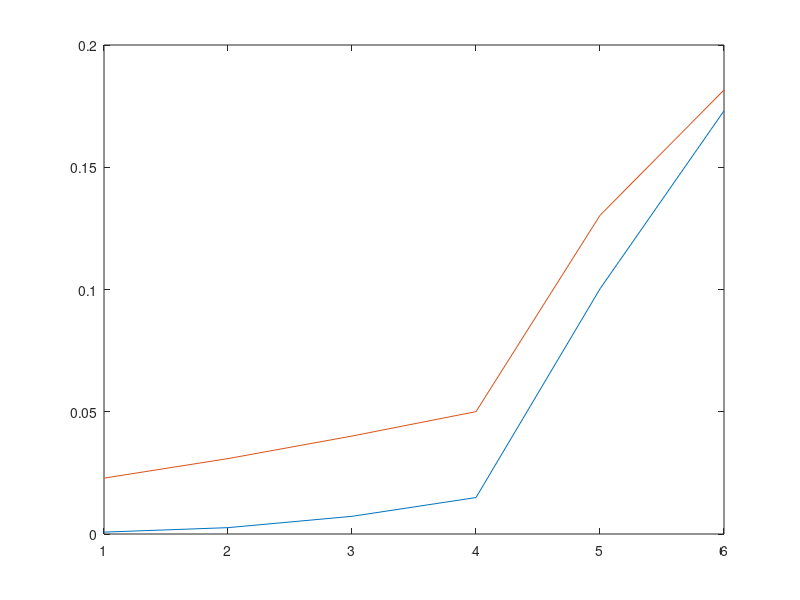

Recreate this plot in MATLAB.
clear all;

EbN0_dB = 10;           %10 dB SNR
EbN0_dB2 = 6;           %10 dB SNR
EbN0 = 10^(EbN0_dB/10); %SNR in scalar
EbN02 = 10^(EbN0_dB2/10); %SNR in scalar

code1 = [1 0 1 1 0 0 1 0 1 0];  %sequence 1
code2 = [1 1 0 1 1 0 0 1 0 0];  %sequence 2
code3 = [0 1 1 0 0 1 0 0 1 1];  %sequence 3
code4 = [0 0 1 1 1 0 0 1 0 1];  %sequence 4
code5 = [1 0 1 0 0 1 1 0 1 0];  %sequence 5
code6 = [0 1 0 1 0 1 0 1 0 1];  %sequence 6

len_code = length(code1); %length of code sequence 1
N = len_code;       

n_bit = 1e5;        %number of bits 

bit1 = randi([0 1], 1, n_bit);     %random stream of n bits
bit2 = randi([0 1], 1, n_bit);     %random stream of n bits
bit3 = randi([0 1], 1, n_bit);     %random stream of n bits
bit4 = randi([0 1], 1, n_bit);     %random stream of n bits
bit5 = randi([0 1], 1, n_bit);     %random stream of n bits
bit6 = randi([0 1], 1, n_bit);     %random stream of n bits

s1 = kron(bit1*2-1, code1*2-1);     %make the bits NRZL user 1
s2 = kron(bit2*2-1, code2*2-1);     %make the bits NRZL user 2
s3 = kron(bit3*2-1, code3*2-1);     %make the bits NRZL user 3
s4 = kron(bit4*2-1, code4*2-1);     %make the bits NRZL user 4
s5 = kron(bit5*2-1, code5*2-1);     %make the bits NRZL user 5
s6 = kron(bit6*2-1, code6*2-1);     %make the bits NRZL user 6

len_chip = length(s1);              %length of s1

noise = randn(1, len_chip)*sqrt(0.5 * len_code)/sqrt(EbN0);
noise2 = randn(1, len_chip)*sqrt(0.5 * len_code)/sqrt(EbN02);
xa = s1 + noise;   %x = 1 users  + noise
xb = s1 + s2 + noise;   %x =2 users  + noise
xc = s1 + s2 + s3 + noise;     %x = 3 users  + noise
xd = s1 + s2 + s3+ + s4 + noise;     %x = 4 users  + noise
xe = s1 + s2 + s3+ + s4 + s5 + noise;   %x = 5 users  + noise
xf = s1 + s2 + s3+ + s4 + s5+ s6 + noise;   %x =6 users  + noise
%%%%%%%%%%%%%%%%%%%%%%%%%%%%%%%%%%%%%%%%%%%%%%%%%%%%%%%%%%%%%%%%%%
xg = s1 + noise2;   %x = 1 users  + noise
xh = s1 + s2 + noise2;   %x =2 users  + noise
xi = s1 + s2 + s3 + noise2;     %x = 3 users  + noise
xj = s1 + s2 + s3+ + s4 + noise2;     %x = 4 users  + noise
xk = s1 + s2 + s3+ + s4 + s5 + noise2;   %x = 5 users  + noise
xl = s1 + s2 + s3+ + s4 + s5+ s6 + noise2;   %x =6 users  + noise

%%Test the performance of code1 in environments of 1-6 users
for ii=1:n_bit   %from 1 to n%
    x1 = xa((ii-1)*len_code+1:ii*len_code).*code1;   %calculate x1
    x2 = xb((ii-1)*len_code+1:ii*len_code).*code1;   %calculate x2
    x3 = xc((ii-1)*len_code+1:ii*len_code).*code1;   %calculate x3
    x4 = xd((ii-1)*len_code+1:ii*len_code).*code1;   %calculate x2 
    x5 = xe((ii-1)*len_code+1:ii*len_code).*code1;   %calculate x2 
    x6 = xf((ii-1)*len_code+1:ii*len_code).*code1;   %calculate x2 
    %%%%%%%%%%%%%%%%%%%%%%%%%%%%%%%%%%%%%%%%%%%%%%%%%%%%%%%%%%%%%%%
    x7 = xg((ii-1)*len_code+1:ii*len_code).*code1;   %calculate x1
    x8 = xh((ii-1)*len_code+1:ii*len_code).*code1;   %calculate x2
    x9 = xi((ii-1)*len_code+1:ii*len_code).*code1;   %calculate x3
    x10 = xj((ii-1)*len_code+1:ii*len_code).*code1;   %calculate x2 
    x11 = xk((ii-1)*len_code+1:ii*len_code).*code1;   %calculate x2 
    x12 = xl((ii-1)*len_code+1:ii*len_code).*code1;   %calculate x2 
    y1(ii) = sum(x1);       %sum of all of x1's
    y2(ii) = sum(x2);       %sum of all of x2's
    y3(ii) = sum(x3);       %sum of all of x3's
    y4(ii) = sum(x4);       %sum of all of x4's
    y5(ii) = sum(x5);       %sum of all of x5's
    y6(ii) = sum(x6);       %sum of all of x6's
    %%%%%%%%%%%%%%%%%%%%%%%%%%%
    y7(ii) = sum(x7);       %sum of all of x1's
    y8(ii) = sum(x8);       %sum of all of x2's
    y9(ii) = sum(x9);       %sum of all of x3's
    y10(ii) = sum(x10);       %sum of all of x4's
    y11(ii) = sum(x11);       %sum of all of x5's
    y12(ii) = sum(x12);       %sum of all of x6's
end

bit1_est = (y1>0);  
bit2_est = (y2>0);  
bit3_est = (y3>0);  
bit4_est = (y4>0);  
bit5_est = (y5>0);  
bit6_est = (y6>0); 

bit7_est = (y7>0);  
bit8_est = (y8>0);  
bit9_est = (y9>0);  
bit10_est = (y10>0);  
bit11_est = (y11>0);  
bit12_est = (y12>0); 

%% BER for each code1
ber1users = sum(abs(bit1_est - bit1)) / n_bit   %Pb code1
ber2users = sum(abs(bit2_est - bit1)) / n_bit   %Pb code1
ber3users = sum(abs(bit3_est - bit1)) / n_bit   %Pb code1
ber4users = sum(abs(bit4_est - bit1)) / n_bit   %Pb code
ber5users = sum(abs(bit5_est - bit1)) / n_bit   %Pb code
ber6users = sum(abs(bit6_est - bit1)) / n_bit   %Pb code
%%end
%%%%BER 6DB
ber7users = sum(abs(bit7_est - bit1)) / n_bit   %Pb code1
ber8users = sum(abs(bit8_est - bit1)) / n_bit   %Pb code1
ber9users = sum(abs(bit9_est - bit1)) / n_bit   %Pb code1
ber10users = sum(abs(bit10_est - bit1)) / n_bit   %Pb code
ber11users = sum(abs(bit11_est - bit1)) / n_bit   %Pb code
ber12users = sum(abs(bit12_est - bit1)) / n_bit   %Pb code
%%end

%%BER log in 10DB
BER1log = log10(ber1users);
BER2log = log10(ber2users);
BER3log = log10(ber3users);
BER4log = log10(ber4users);
BER5log = log10(ber5users);
BER6log = log10(ber6users);
%%BER log in 6DB
BER7log = log10(ber7users);
BER8log = log10(ber8users);
BER9log = log10(ber9users);
BER10log = log10(ber10users);
BER11log = log10(ber11users);
BER12log = log10(ber12users);

%%Analytical Pb
%%Using CDMA P_b equation 9.50 for multiple k users 
for k = 2:6   % 2 to 6 users
    a(k) = sqrt(3*N /(k-1));    %a = (3N/k-1)^0.5
    BERusers(k) = qfunc(a(k));  %Q(a)
    disp('Analytical Pb with k users') 
    disp(BERusers(k))
end 

BERlogVector = [BER1log BER2log BER3log BER4log BER5log BER6log];
BERlogVector2 = [BER7log BER8log BER9log BER10log BER11log BER12log];
BERlinearVector = [ber1users ber2users ber3users ber4users ber5users ber6users];
BERlinearVector2 = [ber7users ber8users ber9users ber10users ber11users ber12users];
users = [1 2 3 4 5 6];
%y = BERlogVector;
%y1= BERlogVector2;
x = users;
y= BERlinearVector;
y1= BERlinearVector2;
plot (x, y, x, y1)
%axis([1,6, -3.5, 0])